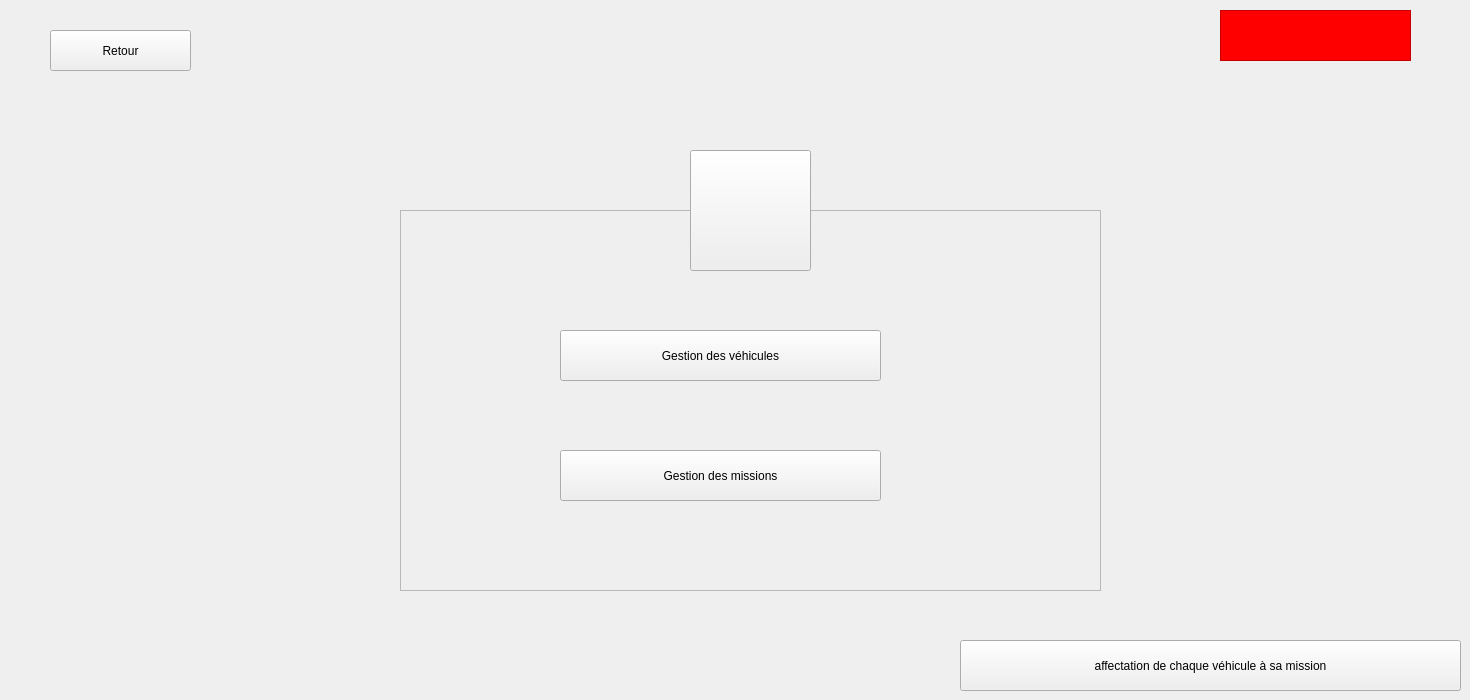
    <widget class="QWidget" name="GestionsVehicules">
     <widget class="QFrame" name="frame_34">
      <property name="geometry">
       <rect>
        <x>400</x>
        <y>210</y>
        <width>701</width>
        <height>381</height>
       </rect>
      </property>
      <property name="styleSheet">
       <string notr="true"/>
      </property>
      <property name="frameShape">
       <enum>QFrame::StyledPanel</enum>
      </property>
      <property name="frameShadow">
       <enum>QFrame::Raised</enum>
      </property>
      <widget class="QPushButton" name="B_GestionVehicule_2">
       <property name="geometry">
        <rect>
         <x>160</x>
         <y>120</y>
         <width>321</width>
         <height>51</height>
        </rect>
       </property>
       <property name="text">
        <string>Gestion des véhicules</string>
       </property>
      </widget>
      <widget class="QPushButton" name="B_GestionMission_3">
       <property name="geometry">
        <rect>
         <x>160</x>
         <y>240</y>
         <width>321</width>
         <height>51</height>
        </rect>
       </property>
       <property name="styleSheet">
        <string notr="true"/>
       </property>
       <property name="text">
        <string>Gestion des missions</string>
       </property>
      </widget>
      <widget class="QToolButton" name="toolButton_43">
       <property name="geometry">
        <rect>
         <x>490</x>
         <y>112</y>
         <width>61</width>
         <height>61</height>
        </rect>
       </property>
       <property name="styleSheet">
        <string notr="true">border-radius:30px;</string>
       </property>
       <property name="text">
        <string/>
       </property>
       <property name="icon">
        <iconset>
         <normaloff>:/resources/images/auto.png</normaloff>:/resources/images/auto.png</iconset>
       </property>
       <property name="iconSize">
        <size>
         <width>40</width>
         <height>40</height>
        </size>
       </property>
      </widget>
      <widget class="QToolButton" name="toolButton_44">
       <property name="geometry">
        <rect>
         <x>490</x>
         <y>230</y>
         <width>61</width>
         <height>61</height>
        </rect>
       </property>
       <property name="styleSheet">
        <string notr="true">border-radius:30px;</string>
       </property>
       <property name="text">
        <string/>
       </property>
       <property name="icon">
        <iconset>
         <normaloff>:/resources/images/objectif.png</normaloff>:/resources/images/objectif.png</iconset>
       </property>
       <property name="iconSize">
        <size>
         <width>30</width>
         <height>30</height>
        </size>
       </property>
      </widget>
     </widget>
     <widget class="QToolButton" name="toolButton_45">
      <property name="geometry">
       <rect>
        <x>690</x>
        <y>150</y>
        <width>121</width>
        <height>121</height>
       </rect>
      </property>
      <property name="focusPolicy">
       <enum>Qt::TabFocus</enum>
      </property>
      <property name="text">
       <string/>
      </property>
      <property name="icon">
       <iconset>
        <normaloff>:/resources/images/icon.png</normaloff>:/resources/images/icon.png</iconset>
      </property>
      <property name="iconSize">
       <size>
        <width>62</width>
        <height>62</height>
       </size>
      </property>
     </widget>
     <widget class="QPushButton" name="B_GestionMission_4">
      <property name="geometry">
       <rect>
        <x>960</x>
        <y>640</y>
        <width>501</width>
        <height>51</height>
       </rect>
      </property>
      <property name="styleSheet">
       <string notr="true"/>
      </property>
      <property name="text">
       <string>affectation de chaque véhicule à sa mission</string>
      </property>
     </widget>
     <widget class="QPushButton" name="B_BackToMenu_4">
      <property name="geometry">
       <rect>
        <x>50</x>
        <y>30</y>
        <width>141</width>
        <height>41</height>
       </rect>
      </property>
      <property name="text">
       <string>Retour</string>
      </property>
      <property name="icon">
       <iconset>
        <normaloff>:/resources/images/back-arrow.png</normaloff>:/resources/images/back-arrow.png</iconset>
      </property>
     </widget>
     <widget class="QFrame" name="frame58_3">
      <property name="geometry">
       <rect>
        <x>1220</x>
        <y>10</y>
        <width>191</width>
        <height>51</height>
       </rect>
      </property>
      <property name="styleSheet">
       <string notr="true">background:rgb(255, 0, 0)</string>
      </property>
      <property name="frameShape">
       <enum>QFrame::StyledPanel</enum>
      </property>
      <property name="frameShadow">
       <enum>QFrame::Raised</enum>
      </property>
      <widget class="QLabel" name="time_9">
       <property name="geometry">
        <rect>
         <x>10</x>
         <y>9</y>
         <width>171</width>
         <height>31</height>
        </rect>
       </property>
       <property name="styleSheet">
        <string notr="true">color: black;
font: 75 20pt &quot;MS Shell Dlg 2&quot;;</string>
       </property>
       <property name="text">
        <string/>
       </property>
      </widget>
     </widget>
    </widget>
